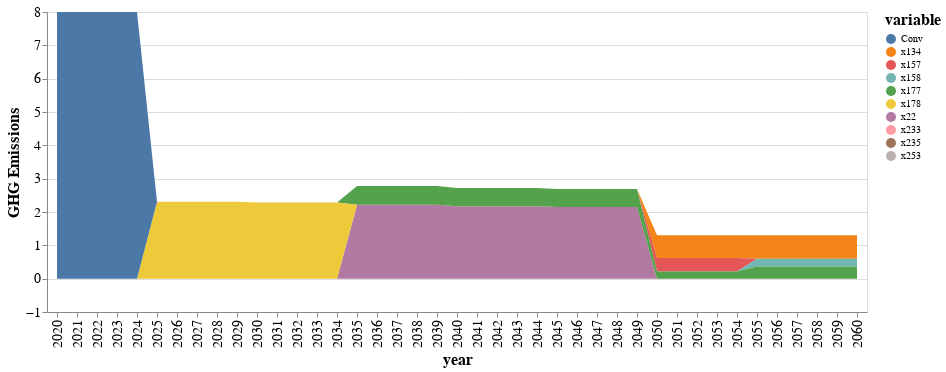

Notebook source saved alongside this figure:
### Code cell
#only for this result

function conventional0(i1,t)
    if t==0
        if mod(i1,5)≥mod(round(sum(JuMP.values.(tk)[k1,t+1]-0.001 for k1=1:nrow(compromise));digits=2),5)
            return initial[1,3]*(1-sum(JuMP.values.(xk)[k,t+1] for k in 1:nrow(compromise)))
        else
            return 0
        end
    else
        return initial[1,3]*(1-sum(JuMP.values.(xk)[k,t] for k in 1:nrow(compromise)))
    end
end

function conventional(i1,t)
    if t==7
        return initial[1,3]*(1-sum(JuMP.values.(xk)[k,t] for k=1:nrow(compromise)))
    end
    if t==0
        if mod(i1,5)≥mod(round.(sum(JuMP.values.(tk)[1:nrow(compromise),t+1])-0.001;digits=4),5) && sum(JuMP.values.(xk)[1:nrow(compromise),t+1]) > 0
            return initial[1,3]*(1-sum(JuMP.values.(xk)[k,t+1] for k in 1:nrow(compromise)))
        else
            return 0
        end
    else
        sum_xks_atT=0
        for k1 in 1:nrow(compromise)
            if mod(i1,5)≥mod(round(JuMP.values.(tk)[k1,t+1]-0.001;digits=4),5) && sum(JuMP.values.(xk)[k1,t:t+1])>0 && t>0
                sum_xks_atT+=JuMP.values.(xk)[k1,t+1]
            else
                sum_xks_atT+=JuMP.values.(xk)[k1,t]
            end
        end
            
        #if mod(i1,5)≥mod(round(sum(JuMP.values.(tk)[1:nrow(compromise),t+1]);digits=2),5) && sum(JuMP.values.(xk)[1:nrow(compromise),t:t+1])>0 && t>0
        #    t=t+1
        #end
        #return (1-sum(JuMP.values.(xk)[k,t] for k in 1:nrow(compromise)))
        return initial[1,3]*(1-sum_xks_atT)
    end
end


function innovation(i1,k1,t)
    if t==7
        return sum(JuMP.values.(xk)[k,t]*(co2fac[k,t]) for k=k1:k1)
    end
    if t==0 
        if mod(i1,5)≥mod(round(JuMP.values.(tk)[k1,t+1]-0.001;digits=4),5) && JuMP.values.(xk)[k1,t+1] > 0
            t=1
            return (sum(JuMP.values.(xk)[k,t]*(co2fac[k,t]) for k=k1:k1))            
        else
            return 0
        end
    end
    if mod(i1,5)≥mod(round(JuMP.values.(tk)[k1,t+1]-0.001;digits=4),5) && sum(JuMP.values.(xk)[k1,t:t+1])>0 && t>0
        t=t+1
    end
    return sum(JuMP.values.(xk)[k,t]*(co2fac[k,t]) for k=k1:k1)
end

conv=zeros(55)

conv[1]=initial[1,3]
inn_co2=zeros(nrow(compromise),55)

for k in 1:nrow(compromise)
    inn_co2[k,1]=0
end
j=0
for t in 2:55
    if 0 ≤ t ≤ 5
        j=0
    elseif 6 ≤ t ≤ 10
        j=1
    elseif 11 ≤ t ≤ 15
        j=2
    elseif 16 ≤ t ≤ 20
        j=3
    elseif 21 ≤ t ≤ 25
        j=4
    elseif 26 ≤ t ≤ 30
        j=5
    elseif 31 ≤ t ≤ 35
        j=6
    else
        j=7
    end
    
    
    
    conv[t]=conventional(t,j)
    for k in 1:nrow(compromise)
        
        inn_co2[k,t]=innovation(t,k,j)
    end
end
conv[1:5].=initial[1,3]

sNames = ["conv","inn1","inn2","inn3","inn4","inn5","inn6","inn7","inn8","inn9","inn10"]
xLabels = []
for i in 2020:2070
    push!(xLabels,string(i))
end

#df = DataFrame(year=xLabels, conv=conv, inn1=inn_co2[1,:],inn2=inn_co2[2,:],inn3=inn_co2[3,:],inn4=inn_co2[4,:],
#        inn5=inn_co2[5,:],inn6=inn_co2[6,:],inn7=inn_co2[7,:],inn8=inn_co2[8,:],inn9=inn_co2[9,:],inn10=inn_co2[10,:])
df = DataFrame(vcat(inn_co2,conv')',:auto)


df=df[1:41,:]

df=df[!, any.(!=(0), eachcol(df))]
df[!,:year]=xLabels[1:41]
#rename!(df,[:x1,:x93,:x218,:x222] .=> [:Conv,:pyLDPE1,:alcPLA2,:alcPLA6])
#df[!,:pyLDPE11]=zeros(36)
rename!(df,[:x269] .=> [:Conv])
#df[!,:x104]=zeros(36)
#df[!,:x201]=zeros(36)
#df[!,:x196]=zeros(36)
#df[!,:x126]=zeros(36)
#rename!(df,[:x94,:x95,:x104,:x109,:x196,:x198,:x199,:x200,:x201] .=> [:LABS12,:LABS13,:LABS22,:LABS27,:RecyclPLA2,:RecyclPLA4,:RecyclPLA5,:RecyclPLA6,:RecyclPLA7])
#rename!(df,[:x29,:x30,:x31,:x45,:x49] .=> [:pyLDPE_maxTheta,:pyLDPE_minGWP,:pyLDPE_minLCC,:pyLDPE_14,:pyLDPE_18])
#rename!(df,[:x160,:x164] .=> [:alcPLA_minLCC,:alcPLA_3])
co2_inn=df |> stack |> @vlplot(:area, x=:year, y={:value, stack=:zero, title="GHG Emissions"}, color="variable:n",legend=:sNames,
    config={axis= {labelFontSize=14,titleFontSize= 16},legend={titleFontSize=16}}) 

if want_save>0
    save("./result-case-roadmap/co2-roadmap-"*output_key*".svg", co2_inn)
end
co2_inn

### Figure 1 — Vega-Lite specification as saved in the notebook (floating-point values rounded to 4 significant figures; data arrays with more than 128 entries replaced by an {"elided": "..."} marker saying what was removed)
{"config": {"axis": {"labelFontSize": 14, "titleFontSize": 16}, "legend": {"titleFontSize": 16}}, "data": {"values": {"elided": "410 records"}}, "encoding": {"color": {"field": "variable", "type": "nominal"}, "x": {"field": "year"}, "y": {"field": "value", "stack": "zero", "title": "GHG Emissions", "type": "quantitative"}}, "legend": "sNames", "mark": "area"}
